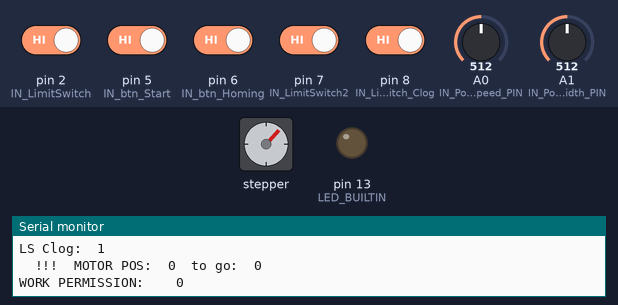
A sketch run on a simulated Arduino Uno, built with avr-gcc and run on an emulated ATmega328P. Parts: stepper motor, output pins drawn as LEDs (lit = HIGH), the last lines printed to the serial monitor. Inputs (shaded band) come from the test bench; at power-on: pin 2 (IN_LimitSwitch), pin 5 (IN_btn_Start), pin 6 (IN_btn_Homing), pin 7 (IN_LimitSwitch2), pin 8 (IN_LimitSwitch_Clog) HIGH, A0 (IN_Pot1_Speed_PIN) = 512, A1 (IN_Pot2_WorkWidth_PIN) = 512. Stepper angles assume 200 steps per turn.

Above: at 1.29 s.
1.3 s: pin 2 (IN_LimitSwitch) driven LOW and pin 5 (IN_btn_Start) driven LOW and pin 6 (IN_btn_Homing) driven LOW and pin 7 (IN_LimitSwitch2) driven LOW and pin 8 (IN_LimitSwitch_Clog) driven LOW
At 1.8 s:
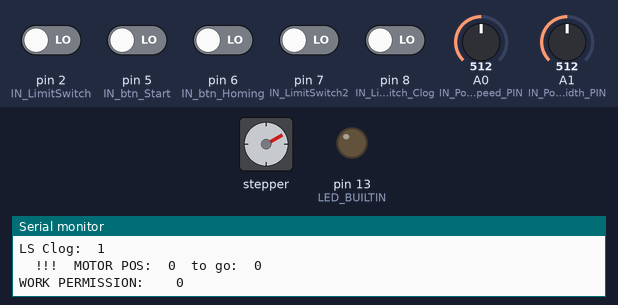
4.8 s: pin 2 (IN_LimitSwitch) driven HIGH
At 5.9 s:
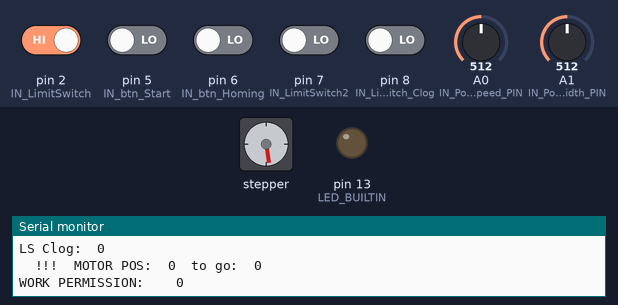
8.3 s: pin 2 (IN_LimitSwitch) driven LOW
At 9.2 s:
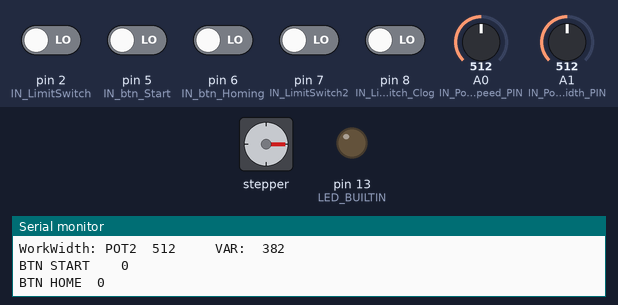
11.8 s: pin 7 (IN_LimitSwitch2) driven HIGH
At 14.47 s:
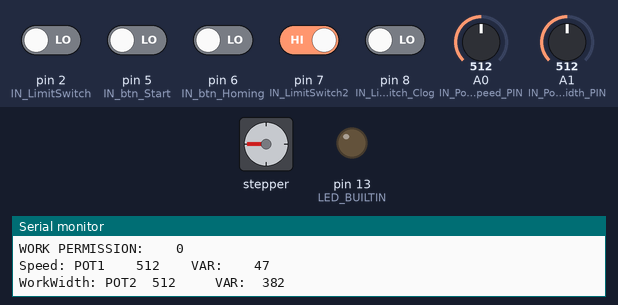
15.3 s: pin 5 (IN_btn_Start) driven HIGH
18.8 s: A0 (IN_Pot1_Speed_PIN) set to 716
Timing chart, 0 to 73.3 s (numbered marks = the images above; inputs shaded):
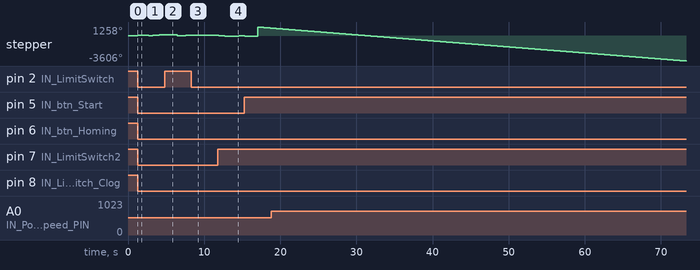

Measured:
- after the input at 8.3 s, stepper: goes on until 8.9 s, then stays 90°
- after the input at 11.8 s, stepper: turns 180° counter-clockwise in 2.5 s, then 88° clockwise in 0.00 s, then 27° counter-clockwise in 0.71 s

The sketch:

GOTOWY_NAWIJAK_V5.ino
```cpp
#include "Arduino.h"
#include "AccelStepper.h"

//CHANGELOG
  // V3 - limit switches handling
  // V4 - removing of speed potentiometer becouse of mechanic failure
  // V5 - anit clog limit switch

// Stepper setup

int  IN_Pot1_Speed_PIN     = A0;
int  IN_Pot2_WorkWidth_PIN  = A1;
int  IN_btn_Start = 5;
int  IN_btn_Homing = 6;
int  IN_LimitSwitch = 2;
int  IN_LimitSwitch2 = 7;
int  IN_LimitSwitch_Clog = 8;


const int OUT_btn_Start_LED = 6;
const int OUT_Stepper_step  = 3;
const int OUT_Stepper_dir   = 4;

AccelStepper stepperMotor(1, OUT_Stepper_step, OUT_Stepper_dir);

bool homingMoveFromSensor;
bool homingTrigger;
bool limitSwitch_MoveFromSensor;
bool limitSwitch2_MoveFromSensor;
bool limitSwitch_Clog_Triggered;
bool SYS_homing = false;
bool SYS_drive_homed = false;
bool SYS_WorkPermission = false;
int  SYS_Speed;
int  SYS_WorkWidth;
int  btnStart_lastState;
bool rtBtnStart;
bool ftBtnStart;


//FBs
  // Scaling
      int scalingAnalog(int input, int newMinValue, int newMaxValue) {
        // analog read = 1023 <-> 0
        int scaled_value = 0;
        int output = 0;
        scaled_value = analogRead(input);
            // Parametry do normalizacji
          int minValue = 1;  // Minimalna wartość danych
          int maxValue = 1023;  // Maksymalna wartość danych

          // Normalizacja
          float normalizedValue = float(scaled_value - minValue) / float(maxValue - minValue); // Percent value?

          // Skalowanie do oczekiwanego zakresu (np. 0-100)
          output = newMinValue + (float(1 - normalizedValue) * (newMaxValue - newMinValue));

        return output;
      }

void setup() {
  // put your setup code here, to run once:
  Serial.begin(9600);
  pinMode(OUT_Stepper_step,      OUTPUT);
  pinMode(OUT_Stepper_dir,       OUTPUT);
  pinMode(OUT_btn_Start_LED,     OUTPUT);
  pinMode(LED_BUILTIN,           OUTPUT);
  pinMode(IN_btn_Start,          INPUT_PULLUP);
  pinMode(IN_btn_Homing,         INPUT_PULLUP);
  pinMode(IN_LimitSwitch,        INPUT_PULLUP);
  pinMode(IN_LimitSwitch2,       INPUT_PULLUP);
  pinMode(IN_LimitSwitch_Clog,   INPUT_PULLUP);

  // pinMode(2, OUTPUT);  // WTF ???? !!!! <-------

  SYS_Speed     = scalingAnalog(IN_Pot1_Speed_PIN, 75, 800);
  SYS_WorkWidth = scalingAnalog (IN_Pot2_WorkWidth_PIN, 100, 600);
  stepperMotor.setMaxSpeed(2000);
}

void loop() {
   // put your main code here, to run repeatedly:

    // Report IOs states to
      // read values from IOs
        SYS_Speed = 47; //=scalingAnalog(IN_Pot1_Speed_PIN, 50, 870);
        SYS_WorkWidth = scalingAnalog (IN_Pot2_WorkWidth_PIN, 50, 715);
        Serial.println();
        Serial.print("Speed: POT1    ");
        Serial.print(analogRead(IN_Pot1_Speed_PIN));
        Serial.print("    VAR:    ");
        Serial.print(SYS_Speed);
        Serial.println();
        Serial.print("WorkWidth: POT2  ");
        Serial.print(analogRead(IN_Pot2_WorkWidth_PIN));
        Serial.print("     VAR:  ");
        Serial.print(SYS_WorkWidth);
        Serial.println();
        Serial.print("BTN START    ");
        Serial.print(digitalRead(IN_btn_Start));
        Serial.println();
        Serial.print("BTN HOME  ");
        Serial.print(digitalRead(IN_btn_Homing));
        Serial.println();
        Serial.print("LS1:  ");
        Serial.print(digitalRead(IN_LimitSwitch));
        Serial.println();
        Serial.print("LS2:  ");
        Serial.print(digitalRead(IN_LimitSwitch2));
        Serial.println();
        Serial.print("LS Clog:  ");
        Serial.print(digitalRead(IN_LimitSwitch_Clog));
        Serial.println();
        Serial.print("  !!!  MOTOR POS:  ");
        Serial.print(stepperMotor.currentPosition());
        Serial.print("  to go:  ");
        Serial.print(stepperMotor.distanceToGo());
        Serial.println();
        Serial.print("WORK PERMISSION:    ");
        Serial.print(SYS_WorkPermission);

        if (digitalRead(IN_btn_Start) == btnStart_lastState) {
            rtBtnStart = false;
            ftBtnStart = false;
        }

        if (digitalRead(IN_btn_Start) == 0 && btnStart_lastState == 1) {
            rtBtnStart = true;
            ftBtnStart = false;
            btnStart_lastState = 0;
        }
        if (digitalRead(IN_btn_Start) == 1 && btnStart_lastState == 0) {
            rtBtnStart = false;
            ftBtnStart = true;
            btnStart_lastState = 1;
        }


  //~~~~  Limit Switch handling  ~~~~
        //if (digitalRead(IN_btn_Start) == 0 && (digitalRead(IN_LimitSwitch)==0) && (digitalRead(IN_LimitSwitch)==0)) {
        if (rtBtnStart == true && (digitalRead(IN_LimitSwitch)==0) && (digitalRead(IN_LimitSwitch)==0)) {
          SYS_WorkPermission = true;
        }
        else if (digitalRead(IN_LimitSwitch)==1) {
          SYS_WorkPermission = false;
          limitSwitch_MoveFromSensor = true;
          stepperMotor.setCurrentPosition(0);
          stepperMotor.stop();

        }
        else if (digitalRead(IN_LimitSwitch2)==1) {
          SYS_WorkPermission = false;
          limitSwitch2_MoveFromSensor = true;
          stepperMotor.setCurrentPosition(0);
          stepperMotor.stop();

        }
        else if (ftBtnStart == true) {
          SYS_WorkPermission = false;
          stepperMotor.stop();
        }
      // Move from sensor
        if (limitSwitch_MoveFromSensor == true) {
              while(stepperMotor.currentPosition() != 50) {
                  stepperMotor.setSpeed(20);
                  stepperMotor.runSpeed();
              }
              if (stepperMotor.currentPosition() > 49) {
                limitSwitch_MoveFromSensor = false;
                stepperMotor.setCurrentPosition(0);
              }
        }

        if (limitSwitch2_MoveFromSensor == true) {
              while(stepperMotor.currentPosition() != -50) {
                  stepperMotor.setSpeed(-20);
                  stepperMotor.runSpeed();
              }
              if (stepperMotor.currentPosition() < -49) {
                limitSwitch2_MoveFromSensor = false;
                stepperMotor.setCurrentPosition(700);  // <-- WRITE HERE ACCURATE POSITION OF HEAD
              }
        }


  //~~~~ WORK ~~~~
    if (SYS_WorkPermission == true) {
        // Set the current position to 0:
        stepperMotor.setCurrentPosition(0);

        // Run the motor forward at 200 steps/second until the motor reaches 400 steps (2 revolutions):
        while(stepperMotor.currentPosition() != SYS_WorkWidth && SYS_WorkPermission == true)
        {
          if (digitalRead(IN_LimitSwitch)==1) {
            stepperMotor.stop();
            SYS_WorkPermission = false;
          }
          else if (digitalRead(IN_LimitSwitch2)==1) {
            stepperMotor.stop();
            SYS_WorkPermission = false;
          }
          else {
          stepperMotor.setSpeed(SYS_Speed);
          stepperMotor.runSpeed();
          }
        }

        delay(750);

        // Reset the position to 0:
        stepperMotor.setCurrentPosition(0);

        // Run the motor backwards at 600 steps/second until the motor reaches -200 steps (1 revolution):
        while(stepperMotor.currentPosition() != -SYS_WorkWidth && SYS_WorkPermission == true)
        {
              if (digitalRead(IN_LimitSwitch)==1) {
                stepperMotor.stop();
                SYS_WorkPermission = false;
              }
              else if (digitalRead(IN_LimitSwitch2)==1) {
                stepperMotor.stop();
                SYS_WorkPermission = false;
              }
              else {
                stepperMotor.setSpeed(-SYS_Speed);
                stepperMotor.runSpeed();
              }
        }

        delay(750);

        Serial.print("  ***RUN*** ");

    }

  // !!! HOMING !!!
    if (digitalRead(IN_btn_Homing)==0 && digitalRead(IN_btn_Start)==1) {
        homingTrigger = true;
    }
    if (homingTrigger == true) {
        while(digitalRead(IN_LimitSwitch) != 1){
        stepperMotor.setSpeed(-50);
        stepperMotor.runSpeed();
        }
        if (digitalRead(IN_LimitSwitch)==1) {
          stepperMotor.stop();
          stepperMotor.setCurrentPosition(0);
          homingTrigger = false;
          homingMoveFromSensor = true;
        }
        if (homingTrigger == false && homingMoveFromSensor == true) {
          while(stepperMotor.currentPosition() != 25) {
              stepperMotor.setSpeed(100);
              stepperMotor.runSpeed();
          }
          if (stepperMotor.currentPosition() >24) {
            homingMoveFromSensor = false;
            stepperMotor.setCurrentPosition(0);
          }

        }
    }


}
```
